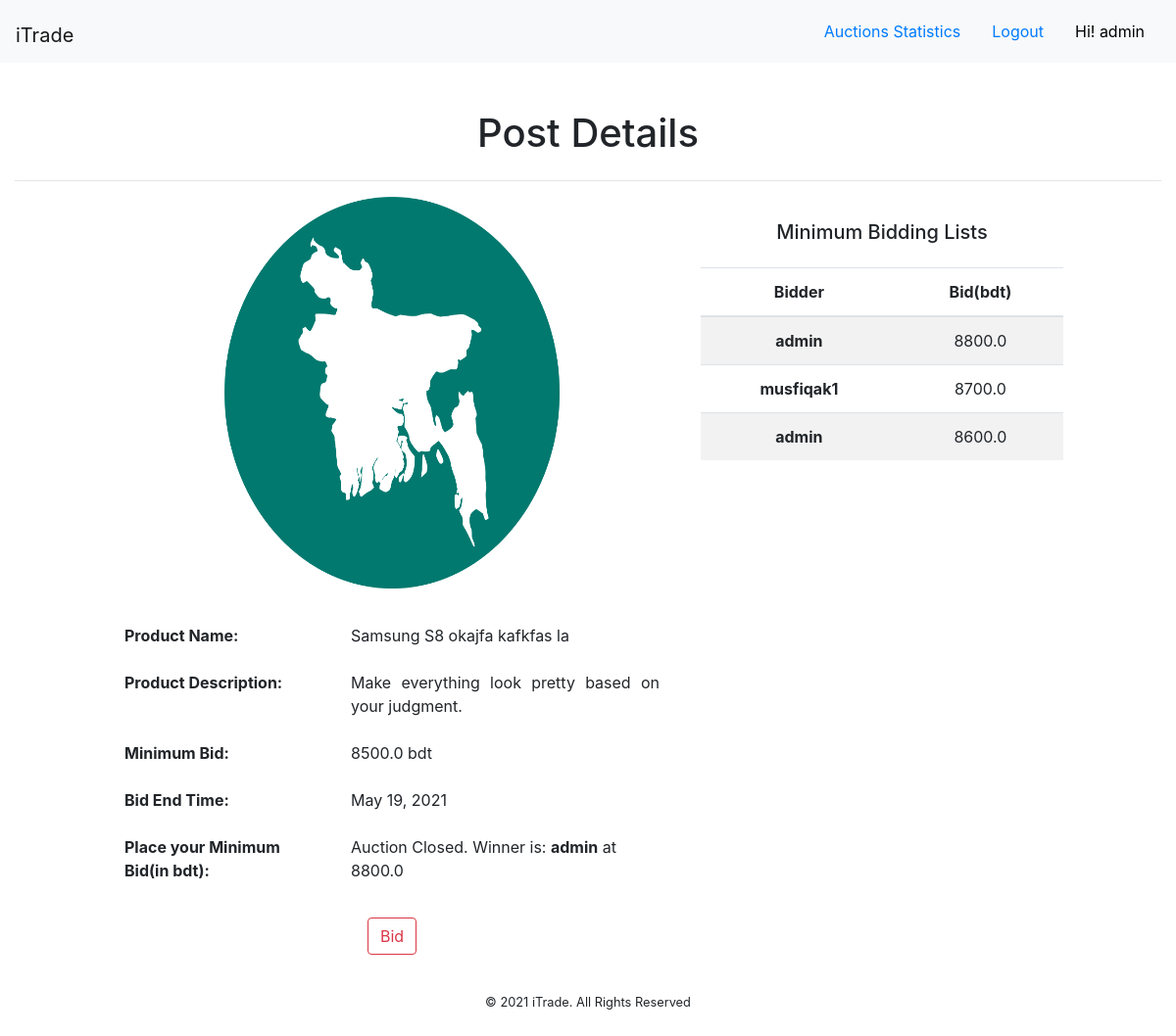
The app's page /itrade/admin/post/13/details (signed in) with its own data.
### tradeapp/models.py (models this page shows, shortened)
class TradePost(models.Model):
    publisher_name = models.ForeignKey(User, on_delete=models.CASCADE)
    product_name = models.CharField(max_length=200)
    product_description = models.TextField()
    product_image = models.ImageField(upload_to='trade_images')
    product_price = models.FloatField(default=0.0)
    end_date = models.DateField(auto_now=False, auto_now_add=False)
    posted_on = models.DateTimeField(auto_now=False, auto_now_add=True)

class BiddingPost(models.Model):
    bid_product_name = models.ForeignKey(TradePost, on_delete=models.CASCADE)
    bid_publisher_name = models.CharField(max_length=200)
    bid_product_price_bdt = models.FloatField(default=0.0)
    posted_on = models.DateTimeField(auto_now=False, auto_now_add=True)

### adminapp/views.py (the view, shortened to what this page needs)
# urls.py: path('post/<int:id>/details', views.admin_single_posts, name="admin_single_post"),
def admin_single_posts(request, id):
    if request.user.is_authenticated:
        if request.user.is_staff:
            post = get_object_or_404(TradePost, pk=id)
            get_user = get_object_or_404(User, id=request.user.id)
            get_bidder_list = BiddingPost.objects.filter(bid_product_name=post).order_by('-posted_on')
            check_lt = TradePost.objects.filter(pk=id, end_date__lt=datetime.date.today())
            if check_lt:
                get_winner = []
                for w in get_bidder_list:
                    get_winner.append(w.bid_product_price_bdt)
                winner_price = max(get_winner)
                winner = BiddingPost.objects.get(bid_product_price_bdt=winner_price)
                winner_name = winner.bid_publisher_name
                context = {
                    "quote": "Auction Closed. Winner is: ",
                    "bid": get_bidder_list,
                    "post": post,
                    "winner": winner_name,
                    "at": " at ",
                    "price": winner_price,
                }
                return render(request, 'adminsite/admin_single_post.html', context)
        else:
            return HttpResponseNotFound('<h1 style="text-align:center;">You are not eligible to see this page <br> DO '
                                        '<a href="/">LOGIN</a></h1>')
    else:
        return HttpResponseNotFound('<h1 style="text-align:center;">You are not eligible to see this page <br> DO '
                                    '<a href="/">LOGIN</a></h1>')

### templates/adminsite/admin_single_post.html (shortened to what this page needs)
{% extends 'base.html' %}
{% load crispy_forms_filters %}
{% block navbar %}
        <a class="nav-link ml-0" href="{% url 'auction_static' %}">Auctions Statistics</a>
        <a class="nav-link ml-0" href="{% url 'logout' %}">Logout</a>
        <a class="nav-link ml-0" style="color:black;">Hi! {{ user.username }}</a>
{%endblock navbar %}
{% block content %}
    <div class="col-md-12 text-center">
        <h1 class="mb-4 mt-5"> Post Details</h1><hr>
        <div class="row">
            <div class="col-md-6 offset-1">
                <img style="width: 60%;height: 400px;" src="{{ post.product_image.url }}" class="card-img-top mb-4" alt="image">
                <form method="post">
                <table class="table table-borderless">
                  <tbody>
                    <tr>
                        <th class="text-left" scope="col">Product Name:</th>
                        <td class="text-left" scope="row">{{ post.product_name }}</td>
                    </tr>
                    <tr>
                        <th class="text-left" scope="col">Product Description:</th>
                        <td class="text-justify" scope="row">{{ post.product_description }}</td>
                    </tr>
                    <tr>
                        <th class="text-left" scope="col">Minimum Bid:</th>
                        <td class="text-left" scope="row">{{ post.product_price }} bdt</td>
                    </tr>
                    <tr>
                        <th class="text-left" scope="col">Bid End Time:</th>
                        <td class="text-left" scope="row">{{ post.end_date|date:"M j, Y" }}</td>
                    </tr>
                    <tr>
                        <th class="text-left" scope="col">Place your Minimum Bid(in bdt):</th>
                        <td class="text-left" scope="row">
                            {{ form|crispy }} {{ quote }} <b>{{ winner }}</b> {{ at }} {{ price }}
                        </td>
                    </tr>
                  </tbody>
                </table>
                <div class="text-center mt-4">
                      <button type="submit" class="btn btn-outline-danger">Bid</button>
                  </div>
               </form>
            </div>
            <div class="col-md-4">
                <h5 class="mb-4 mt-4">Minimum Bidding Lists</h5>
                <table class="table table-striped">
                  <thead>
                    <tr>
                      <th scope="col">Bidder</th>
                      <th scope="col">Bid(bdt)</th>
                    </tr>
                  </thead>
                  <tbody>
                  {% for b in bid %}
                    <tr>
                      <th scope="row">{{ b.bid_publisher_name }}</th>
                      <td>{{ b.bid_product_price_bdt }}</td>
                    </tr>
                  {% endfor %}
                  </tbody>
                </table>
            </div>
        </div>
    </div>
{% endblock content %}
{% block footer %}
    <footer style="text-align:center;padding: 35px 0px 8px 0px!important;">
        <p><small>&copy; 2021 iTrade. All Rights Reserved </small></p>
  </footer>
{% endblock footer %}

### records on screen
TradePost: product_image (picture), product_name "Samsung S8 okajfa kafkfas la", product_description "Make everything look pretty based on your judgment.", product_price "8500.0", end_date "May 19, 2021"
BiddingPost: bid_publisher_name "admin", bid_product_price_bdt "8800.0"
BiddingPost: bid_publisher_name "musfiqak1", bid_product_price_bdt "8700.0"
BiddingPost: bid_publisher_name "admin", bid_product_price_bdt "8600.0"

### other values on screen
{{ user.username }} "admin"
{{ quote }} "Auction Closed. Winner is:"
{{ at }} "at"
